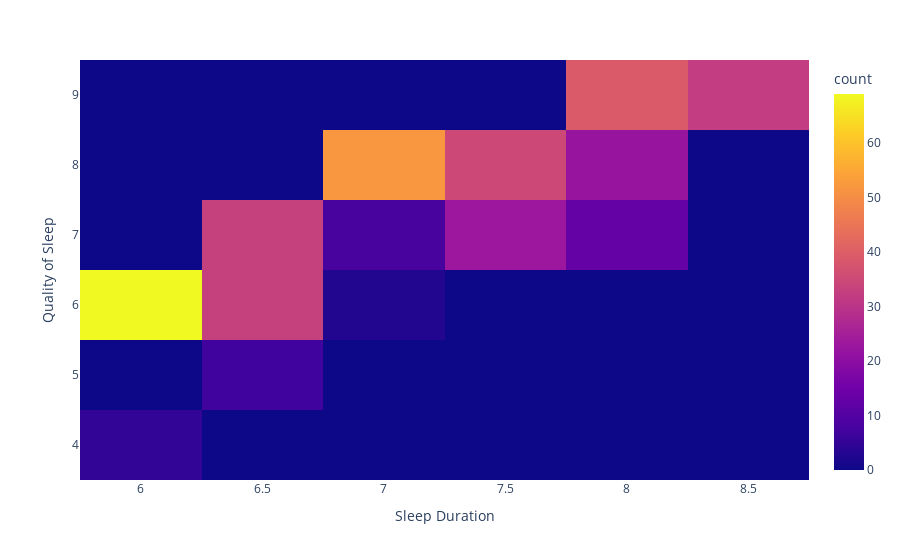

The cell this chart's notebook holds for it:
### Code cell
px.density_heatmap(df, x="Sleep Duration", y="Quality of Sleep")

### Figure 1 — Plotly figure (JSON) as saved in the notebook; plotly's stock layout.template omitted (floating-point values rounded to 4 significant figures; data arrays with more than 128 entries replaced by an {"elided": "..."} marker saying what was removed)
{"data": [{"coloraxis": "coloraxis", "hovertemplate": "Sleep Duration=%{x}<br>Quality of Sleep=%{y}<br>count=%{z}<extra></extra>", "name": "", "type": "histogram2d", "x": {"elided": "374 float values"}, "xaxis": "x", "xbingroup": "x", "y": {"elided": "374 int values"}, "yaxis": "y", "ybingroup": "y"}], "layout": {"coloraxis": {"colorbar": {"title": {"text": "count"}}, "colorscale": [[0, "#0d0887"], [0.1111, "#46039f"], [0.2222, "#7201a8"], [0.3333, "#9c179e"], [0.4444, "#bd3786"], [0.5556, "#d8576b"], [0.6667, "#ed7953"], [0.7778, "#fb9f3a"], [0.8889, "#fdca26"], [1, "#f0f921"]]}, "legend": {"tracegroupgap": 0}, "margin": {"t": 60}, "xaxis": {"anchor": "y", "domain": [0, 1], "title": {"text": "Sleep Duration"}}, "yaxis": {"anchor": "x", "domain": [0, 1], "title": {"text": "Quality of Sleep"}}}}
